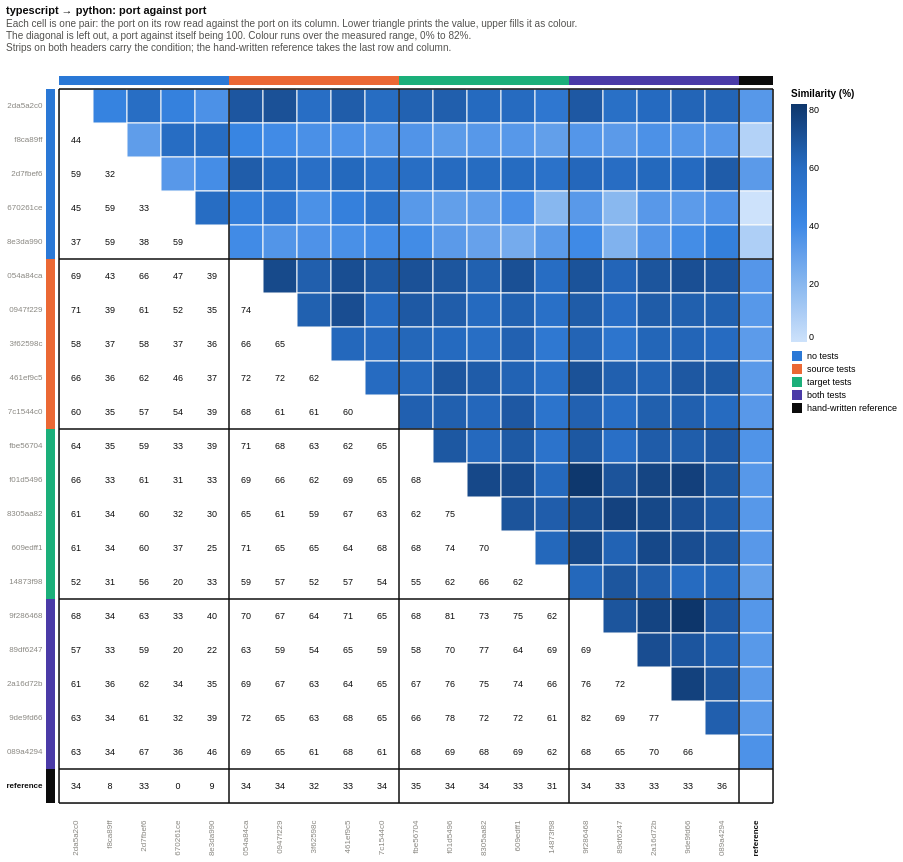

Vega-Lite specification stored for this chart:
### Vega-Lite specification from a JSON file in a GitHub repository (floating-point values rounded to 4 significant figures; data arrays with more than 128 entries replaced by an {"elided": "..."} marker saying what was removed)
{"config": {"view": {"continuousWidth": 300, "continuousHeight": 300}}, "layer": [{"data": {"name": "data-f1683b3984e3b90c18e777b60b7a5161"}, "mark": {"type": "rect", "stroke": "#fcfcfb", "strokeWidth": 1}, "encoding": {"color": {"field": "similarity_pct", "legend": {"gradientLength": 238.0, "labelFontSize": 9, "titleFontSize": 10}, "scale": {"domain": [0.0, 82.05], "range": ["#cde2fb", "#86b6ef", "#3987e5", "#256abf", "#0d366b"]}, "title": "Similarity (%)", "type": "quantitative"}, "x": {"axis": {"domain": false, "labelAngle": -90, "labelColor": {"expr": "datum.label === 'reference' ? '#0b0b0b' : '#898781'"}, "labelFontSize": 8, "labelFontWeight": {"expr": "datum.label === 'reference' ? 'bold' : 'normal'"}, "labelPadding": 17, "ticks": false}, "field": "port_a", "scale": {"domain": ["2da5a2c0", "f8ca89ff", "2d7fbef6", "670261ce", "8e3da990", "054a84ca", "0947f229", "3f62598c", "461ef9c5", "7c1544c0", "fbe56704", "f01d5496", "8305aa82", "609edff1", "14873f98", "9f286468", "89df6247", "2a16d72b", "9de9fd66", "089a4294", "reference"]}, "title": null, "type": "nominal"}, "y": {"axis": {"domain": false, "labelColor": {"expr": "datum.label === 'reference' ? '#0b0b0b' : '#898781'"}, "labelFontSize": 8, "labelFontWeight": {"expr": "datum.label === 'reference' ? 'bold' : 'normal'"}, "labelPadding": 17, "ticks": false}, "field": "port_b", "scale": {"domain": ["2da5a2c0", "f8ca89ff", "2d7fbef6", "670261ce", "8e3da990", "054a84ca", "0947f229", "3f62598c", "461ef9c5", "7c1544c0", "fbe56704", "f01d5496", "8305aa82", "609edff1", "14873f98", "9f286468", "89df6247", "2a16d72b", "9de9fd66", "089a4294", "reference"]}, "title": null, "type": "nominal"}}}, {"data": {"name": "data-d39d9f51dc5c8cd6cf3c0e37a66550e5"}, "mark": {"type": "text", "color": "#0b0b0b", "fontSize": 9}, "encoding": {"text": {"field": "similarity_pct", "format": ".0f", "type": "quantitative"}, "x": {"axis": {"domain": false, "labelAngle": -90, "labelColor": {"expr": "datum.label === 'reference' ? '#0b0b0b' : '#898781'"}, "labelFontSize": 8, "labelFontWeight": {"expr": "datum.label === 'reference' ? 'bold' : 'normal'"}, "labelPadding": 17, "ticks": false}, "field": "port_a", "scale": {"domain": ["2da5a2c0", "f8ca89ff", "2d7fbef6", "670261ce", "8e3da990", "054a84ca", "0947f229", "3f62598c", "461ef9c5", "7c1544c0", "fbe56704", "f01d5496", "8305aa82", "609edff1", "14873f98", "9f286468", "89df6247", "2a16d72b", "9de9fd66", "089a4294", "reference"]}, "title": null, "type": "nominal"}, "y": {"axis": {"domain": false, "labelColor": {"expr": "datum.label === 'reference' ? '#0b0b0b' : '#898781'"}, "labelFontSize": 8, "labelFontWeight": {"expr": "datum.label === 'reference' ? 'bold' : 'normal'"}, "labelPadding": 17, "ticks": false}, "field": "port_b", "scale": {"domain": ["2da5a2c0", "f8ca89ff", "2d7fbef6", "670261ce", "8e3da990", "054a84ca", "0947f229", "3f62598c", "461ef9c5", "7c1544c0", "fbe56704", "f01d5496", "8305aa82", "609edff1", "14873f98", "9f286468", "89df6247", "2a16d72b", "9de9fd66", "089a4294", "reference"]}, "title": null, "type": "nominal"}}}, {"data": {"name": "data-e6d43dd4028ffca812daaa1cdde9da7d"}, "mark": {"type": "rect"}, "encoding": {"color": {"field": "condition", "legend": {"labelFontSize": 9, "symbolType": "square", "title": null}, "scale": {"domain": ["no tests", "source tests", "target tests", "both tests", "hand-written reference"], "range": ["#2a78d6", "#eb6834", "#1baf7a", "#4a3aa7", "#0b0b0b"]}, "type": "nominal"}, "x": {"axis": {"domain": false, "labelAngle": -90, "labelColor": {"expr": "datum.label === 'reference' ? '#0b0b0b' : '#898781'"}, "labelFontSize": 8, "labelFontWeight": {"expr": "datum.label === 'reference' ? 'bold' : 'normal'"}, "labelPadding": 17, "ticks": false}, "field": "port", "scale": {"domain": ["2da5a2c0", "f8ca89ff", "2d7fbef6", "670261ce", "8e3da990", "054a84ca", "0947f229", "3f62598c", "461ef9c5", "7c1544c0", "fbe56704", "f01d5496", "8305aa82", "609edff1", "14873f98", "9f286468", "89df6247", "2a16d72b", "9de9fd66", "089a4294", "reference"]}, "title": null, "type": "nominal"}, "y": {"value": -13}, "y2": {"value": -4}}}, {"data": {"name": "data-e6d43dd4028ffca812daaa1cdde9da7d"}, "mark": {"type": "rect"}, "encoding": {"color": {"field": "condition", "legend": null, "scale": {"domain": ["no tests", "source tests", "target tests", "both tests", "hand-written reference"], "range": ["#2a78d6", "#eb6834", "#1baf7a", "#4a3aa7", "#0b0b0b"]}, "type": "nominal"}, "x": {"value": -13}, "x2": {"value": -4}, "y": {"axis": {"domain": false, "labelColor": {"expr": "datum.label === 'reference' ? '#0b0b0b' : '#898781'"}, "labelFontSize": 8, "labelFontWeight": {"expr": "datum.label === 'reference' ? 'bold' : 'normal'"}, "labelPadding": 17, "ticks": false}, "field": "port", "scale": {"domain": ["2da5a2c0", "f8ca89ff", "2d7fbef6", "670261ce", "8e3da990", "054a84ca", "0947f229", "3f62598c", "461ef9c5", "7c1544c0", "fbe56704", "f01d5496", "8305aa82", "609edff1", "14873f98", "9f286468", "89df6247", "2a16d72b", "9de9fd66", "089a4294", "reference"]}, "title": null, "type": "nominal"}}}, {"data": {"name": "data-80af75ed6457db104d967a566415f82e"}, "mark": {"type": "rule", "color": "#0b0b0b", "opacity": 0.75, "strokeWidth": 2}, "encoding": {"x": {"bandPosition": 0, "field": "port", "scale": {"domain": ["2da5a2c0", "f8ca89ff", "2d7fbef6", "670261ce", "8e3da990", "054a84ca", "0947f229", "3f62598c", "461ef9c5", "7c1544c0", "fbe56704", "f01d5496", "8305aa82", "609edff1", "14873f98", "9f286468", "89df6247", "2a16d72b", "9de9fd66", "089a4294", "reference"]}, "type": "nominal"}}}, {"data": {"name": "data-80af75ed6457db104d967a566415f82e"}, "mark": {"type": "rule", "color": "#0b0b0b", "opacity": 0.75, "strokeWidth": 2}, "encoding": {"y": {"bandPosition": 0, "field": "port", "scale": {"domain": ["2da5a2c0", "f8ca89ff", "2d7fbef6", "670261ce", "8e3da990", "054a84ca", "0947f229", "3f62598c", "461ef9c5", "7c1544c0", "fbe56704", "f01d5496", "8305aa82", "609edff1", "14873f98", "9f286468", "89df6247", "2a16d72b", "9de9fd66", "089a4294", "reference"]}, "type": "nominal"}}}, {"data": {"name": "data-2b5ad9b3760490cb36c3eba26de58bd7"}, "mark": {"type": "rule", "color": "#0b0b0b", "opacity": 0.75, "strokeWidth": 2}, "encoding": {"x": {"bandPosition": 1, "field": "port", "scale": {"domain": ["2da5a2c0", "f8ca89ff", "2d7fbef6", "670261ce", "8e3da990", "054a84ca", "0947f229", "3f62598c", "461ef9c5", "7c1544c0", "fbe56704", "f01d5496", "8305aa82", "609edff1", "14873f98", "9f286468", "89df6247", "2a16d72b", "9de9fd66", "089a4294", "reference"]}, "type": "nominal"}}}, {"data": {"name": "data-2b5ad9b3760490cb36c3eba26de58bd7"}, "mark": {"type": "rule", "color": "#0b0b0b", "opacity": 0.75, "strokeWidth": 2}, "encoding": {"y": {"bandPosition": 1, "field": "port", "scale": {"domain": ["2da5a2c0", "f8ca89ff", "2d7fbef6", "670261ce", "8e3da990", "054a84ca", "0947f229", "3f62598c", "461ef9c5", "7c1544c0", "fbe56704", "f01d5496", "8305aa82", "609edff1", "14873f98", "9f286468", "89df6247", "2a16d72b", "9de9fd66", "089a4294", "reference"]}, "type": "nominal"}}}], "height": 714, "resolve": {"scale": {"color": "independent"}}, "title": {"text": "typescript → python: port against port", "anchor": "start", "color": "#0b0b0b", "fontSize": 11, "offset": 23, "subtitle": ["Each cell is one pair: the port on its row read against the port on its column. Lower triangle prints the value, upper fills it as colour.", "The diagonal is left out, a port against itself being 100. Colour runs over the measured range, 0% to 82%.", "Strips on both headers carry the condition; the hand-written reference takes the last row and column."], "subtitleColor": "#52514e", "subtitleFontSize": 10}, "width": 714, "$schema": "https://vega.github.io/schema/vega-lite/v6.4.1.json", "datasets": {"data-f1683b3984e3b90c18e777b60b7a5161": {"elided": "210 records"}, "data-d39d9f51dc5c8cd6cf3c0e37a66550e5": {"elided": "210 records"}, "data-e6d43dd4028ffca812daaa1cdde9da7d": [{"port": "2da5a2c0", "condition": "no tests"}, {"port": "f8ca89ff", "condition": "no tests"}, {"port": "2d7fbef6", "condition": "no tests"}, {"port": "670261ce", "condition": "no tests"}, {"port": "8e3da990", "condition": "no tests"}, {"port": "054a84ca", "condition": "source tests"}, {"port": "0947f229", "condition": "source tests"}, {"port": "3f62598c", "condition": "source tests"}, {"port": "461ef9c5", "condition": "source tests"}, {"port": "7c1544c0", "condition": "source tests"}, {"port": "fbe56704", "condition": "target tests"}, {"port": "f01d5496", "condition": "target tests"}, {"port": "8305aa82", "condition": "target tests"}, {"port": "609edff1", "condition": "target tests"}, {"port": "14873f98", "condition": "target tests"}, {"port": "9f286468", "condition": "both tests"}, {"port": "89df6247", "condition": "both tests"}, {"port": "2a16d72b", "condition": "both tests"}, {"port": "9de9fd66", "condition": "both tests"}, {"port": "089a4294", "condition": "both tests"}, {"port": "reference", "condition": "hand-written reference"}], "data-80af75ed6457db104d967a566415f82e": [{"port": "2da5a2c0", "condition": "no tests"}, {"port": "054a84ca", "condition": "source tests"}, {"port": "fbe56704", "condition": "target tests"}, {"port": "9f286468", "condition": "both tests"}, {"port": "reference", "condition": "hand-written reference"}], "data-2b5ad9b3760490cb36c3eba26de58bd7": [{"port": "reference"}]}}
